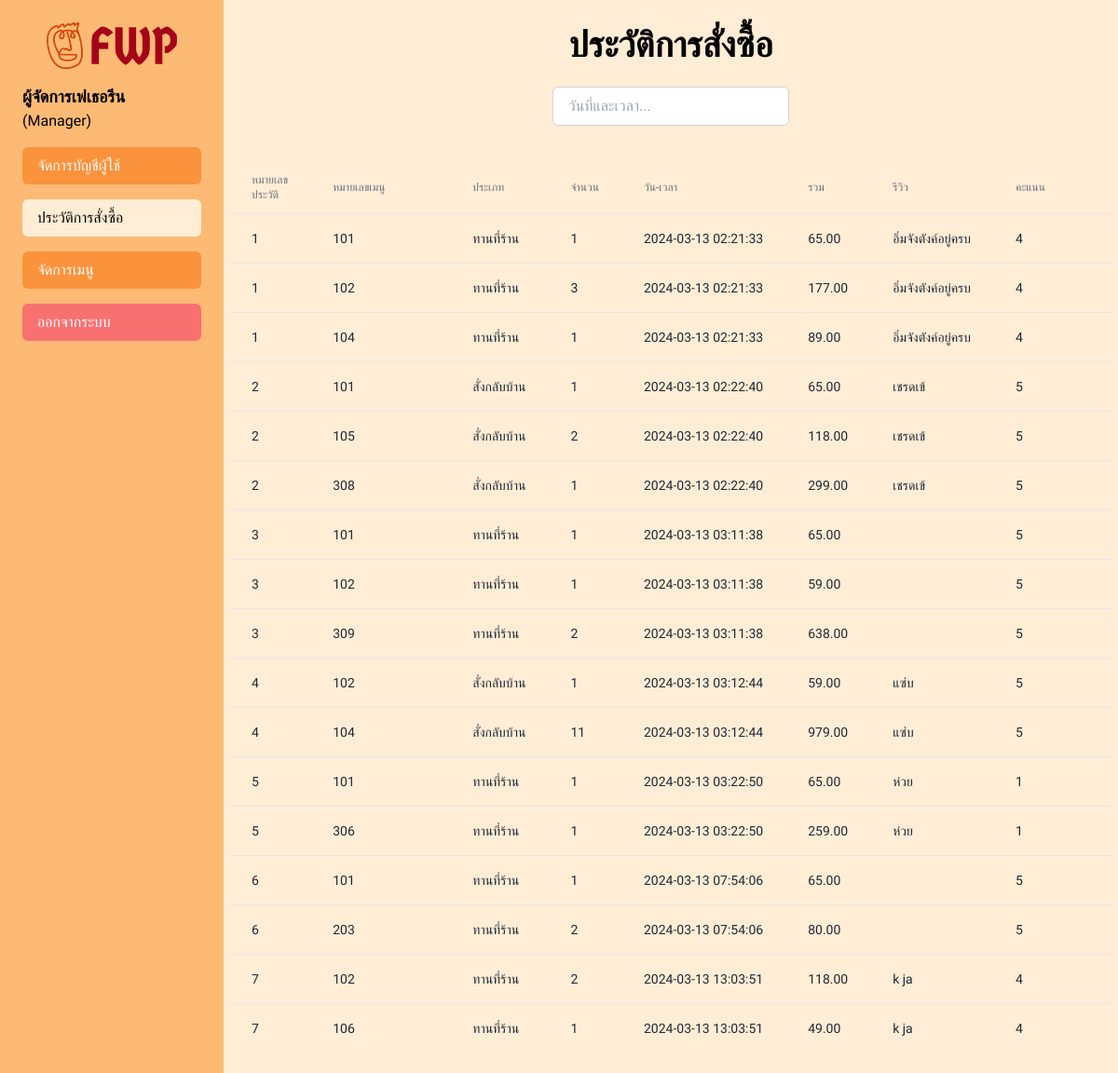
Page /history_manager.php (signed in) on the earlier database version.
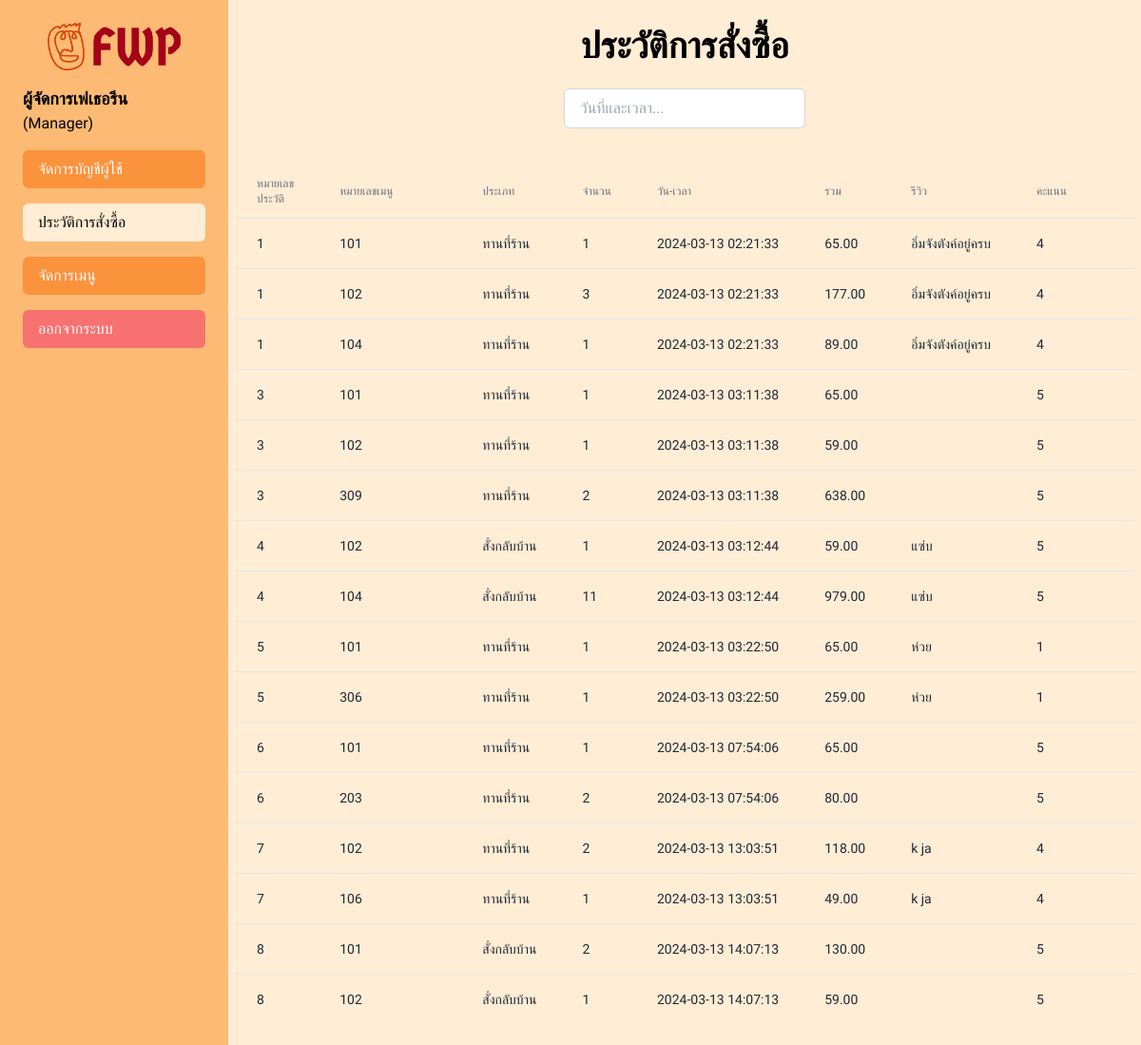
Same page on the later database version.
### tables this page shows
CREATE TABLE review (
    review_id INTEGER PRIMARY KEY AUTOINCREMENT,
    comment TEXT,
    score INTEGER
);

### history_order.php (the view, shortened to what this page needs)
<?php
$db = new MyDB();
$sql = "SELECT * FROM order_history;";
$ret = $db->query($sql);
if ($ret->numColumns() > 0) {
  while($row = $ret->fetchArray(SQLITE3_ASSOC)) {
    $query = "SELECT * FROM review WHERE review_id =" . $row['review_id'];
    $review_result = $db->query($query);
    $review_row = $review_result->fetchArray(SQLITE3_ASSOC);
    $comment = $review_row ? $review_row['comment'] : '';
    echo "<tr class=\"hover:bg-orange-200\">
              <td class=\"px-6 py-4 whitespace-nowrap text-sm text-gray-800 history-no\">" . $row["history_no"] . "</td>
              <td class=\"px-6 py-4 whitespace-nowrap text-sm text-gray-800 menu-no \">" . $row["menu_no"] . "</td>
              <td class=\"px-6 py-4 whitespace-nowrap text-sm text-gray-800 type\">" . $row["type"] . "</td>
              <td class=\"px-6 py-4 whitespace-nowrap text-sm text-gray-800 quantity\">" . $row["quantity"] . "</td>
              <td class=\"px-6 py-4 whitespace-nowrap text-sm text-gray-800 date_time\">" . $row["date_time"] . "</td>
              <td class=\"px-6 py-4 whitespace-nowrap text-sm text-gray-800 total\">" . number_format($row["total"], 2) . "</td>
              <td class=\"px-6 py-4 whitespace-nowrap text-sm text-gray-800 review-id\">" . $comment . "</td>
              <td class=\"px-6 py-4 whitespace-nowrap text-sm text-gray-800 review-score\">" . ($review_row ? $review_row['score'] : '') . "</td>
              <td class=\"px-6 py-4 whitespace-nowrap text-end text-sm font-medium\">
              </td>
            </tr>";
  }
}
?>

### history_manager.php (shortened to what this page needs)
<!DOCTYPE html>
<html lang="en">
<head>
  <link rel="stylesheet" href="style.css">
</head>
<body class="bg-orange-100 overflow-x-hidden">
<div class="main flex w-[100vw]">
        <div class="left bg-orange-300 p-6 w-1/5">
                    <a class="" href="main_manager.php"><img src="public/fwp-logo-color.png" class="my-0 mx-auto w-auto h-[50px]"></a>
                    <p id="welcome" class="mt-4 font-semibold text-lg"></p>
                    <p>(Manager)</p>
                    <form method="post">
                        <a href="manage_Accounts.php" class="block bg-orange-400 hover:bg-orange-500 text-white rounded-md text-base py-2 px-4 mt-4">จัดการบัญชีผู้ใช้</a>
                        <a href="history_manager.php" class="block bg-orange-100 hover:bg-orange-200 text-black rounded-md text-base py-2 px-4 mt-4">ประวัติการสั่งซื้อ</a>
                        <a href="menu_manager.php" class="block bg-orange-400 hover:bg-orange-500 text-white text-base rounded-md py-2 px-4 mt-4">จัดการเมนู</a>
                        <a href="logout.php" id="logout" class="block bg-red-400 hover:bg-red-500 text-white text-base rounded-md py-2 px-4 mt-4">ออกจากระบบ</a>
                    </form>
                </div>
  <div class="justify-center">
    <h1 class="font-bold text-[32px] text-center mt-5 sm:text-[38px]">ประวัติการสั่งซื้อ</h1>
    <div class="flex items-center justify-center my-4">
      <input type="text" id="searchInput" class="px-4 py-2 border border-gray-300 rounded-md focus:outline-none focus:ring-2 focus:ring-orange-300" placeholder="วันที่และเวลา...">
    </div>
    <div class="flex flex-col w-[80vw]">
      <div class="overflow-x-hidden mx-auto my-4">
        <div class="p-1.5 min-w-full inline-block align-middle">
          <div class="overflow-hidden">
            <table class="min-w-full divide-y divide-gray-200 rounded-md">
              <thead>
                <tr>
                  <th scope="col" class="px-6 py-3 text-start text-xs font-medium text-gray-500 uppercase">หมายเลขประวัติ</th>
                  <th scope="col" class="px-6 py-3 text-start text-xs font-medium text-gray-500 uppercase sm:w-[300px]">หมายเลขเมนู</th>
                  <th scope="col" class="px-6 py-3 text-start text-xs font-medium text-gray-500 uppercase">ประเภท</th>
                  <th scope="col" class="px-6 py-3 text-start text-xs font-medium text-gray-500 uppercase">จำนวน</th>
                  <th scope="col" class="px-6 py-3 text-start text-xs font-medium text-gray-500 uppercase">วัน-เวลา</th>
                  <th scope="col" class="px-6 py-3 text-start text-xs font-medium text-gray-500 uppercase">รวม</th>
                  <th scope="col" class="px-6 py-3 text-start text-xs font-medium text-gray-500 uppercase">รีวิว</th>
                  <th scope="col" class="px-6 py-3 text-start text-xs font-medium text-gray-500 uppercase">คะแนน</th>
                </tr>
              </thead>
              <tbody class="divide-y divide-gray-200 ">
                <?php
                  require_once "history_order.php";
                ?>
              </tbody>
            </table>
          </div>
        </div>
      </div>
    </div>
  </div>
</div>
</body>
</html>

### style.css (style rules this page uses)
* { font-family: 'Prompt', sans-serif; }
html, :host { line-height: 1.5; -webkit-text-size-adjust: 100%; -moz-tab-size: 4; -o-tab-size: 4; tab-size: 4; font-family: ui-sans-serif, system-ui, sans-serif, "Apple Color Emoji", "Segoe UI Emoji", "Segoe UI Symbol", "Noto Color Emoji"; font-feature-settings: normal; font-variation-settings: normal; -webkit-tap-highlight-color: transparent; }
body { margin: 0; line-height: inherit; }
h1, h2, h3, h4, h5, h6 { font-size: inherit; font-weight: inherit; }
a { color: inherit; text-decoration: inherit; }
table { text-indent: 0; border-color: inherit; border-collapse: collapse; }
button, input, optgroup, select, textarea { font-family: inherit; font-feature-settings: inherit; font-variation-settings: inherit; font-size: 100%; font-weight: inherit; line-height: inherit; color: inherit; margin: 0; padding: 0; }
blockquote, dl, dd, h1, h2, h3, h4, h5, h6, hr, figure, p, pre { margin: 0; }
input::placeholder, textarea::placeholder { opacity: 1; color: #9ca3af; }
img, svg, video, canvas, audio, iframe, embed, object { display: block; vertical-align: middle; }
img, video { max-width: 100%; height: auto; }
.mx-auto { margin-left: auto; margin-right: auto; }
.my-0 { margin-top: 0px; margin-bottom: 0px; }
.my-4 { margin-top: 1rem; margin-bottom: 1rem; }
.mt-4 { margin-top: 1rem; }
.mt-5 { margin-top: 1.25rem; }
.block { display: block; }
.inline-block { display: inline-block; }
.flex { display: flex; }
.h-\[50px\] { height: 50px; }
.w-1\/5 { width: 20%; }
.w-\[100vw\] { width: 100vw; }
.w-auto { width: auto; }
.w-\[80vw\] { width: 80vw; }
.min-w-full { min-width: 100%; }
.flex-col { flex-direction: column; }
.items-center { align-items: center; }
.justify-center { justify-content: center; }
.divide-y > :not([hidden]) ~ :not([hidden]) { --tw-divide-y-reverse: 0; border-top-width: calc(1px * calc(1 - var(--tw-divide-y-reverse))); border-bottom-width: calc(1px * var(--tw-divide-y-reverse)); }
.divide-gray-200 > :not([hidden]) ~ :not([hidden]) { --tw-divide-opacity: 1; border-color: rgb(229 231 235 / var(--tw-divide-opacity)); }
.overflow-hidden { overflow: hidden; }
.overflow-x-hidden { overflow-x: hidden; }
.whitespace-nowrap { white-space: nowrap; }
.rounded-md { border-radius: 0.375rem; }
.border { border-width: 1px; }
.border-gray-300 { --tw-border-opacity: 1; border-color: rgb(209 213 219 / var(--tw-border-opacity)); }
.bg-orange-100 { --tw-bg-opacity: 1; background-color: rgb(255 237 213 / var(--tw-bg-opacity)); }
.bg-orange-300 { --tw-bg-opacity: 1; background-color: rgb(253 186 116 / var(--tw-bg-opacity)); }
.bg-orange-400 { --tw-bg-opacity: 1; background-color: rgb(251 146 60 / var(--tw-bg-opacity)); }
.bg-red-400 { --tw-bg-opacity: 1; background-color: rgb(248 113 113 / var(--tw-bg-opacity)); }
.p-1\.5 { padding: 0.375rem; }
.p-6 { padding: 1.5rem; }
.px-4 { padding-left: 1rem; padding-right: 1rem; }
.px-6 { padding-left: 1.5rem; padding-right: 1.5rem; }
.py-2 { padding-top: 0.5rem; padding-bottom: 0.5rem; }
.py-3 { padding-top: 0.75rem; padding-bottom: 0.75rem; }
.py-4 { padding-top: 1rem; padding-bottom: 1rem; }
.text-center { text-align: center; }
.text-start { text-align: start; }
.text-end { text-align: end; }
.align-middle { vertical-align: middle; }
.text-\[32px\] { font-size: 32px; }
.text-base { font-size: 1rem; line-height: 1.5rem; }
.text-lg { font-size: 1.125rem; line-height: 1.75rem; }
.text-sm { font-size: 0.875rem; line-height: 1.25rem; }
.text-xs { font-size: 0.75rem; line-height: 1rem; }
.font-bold { font-weight: 700; }
.font-medium { font-weight: 500; }
.font-semibold { font-weight: 600; }
.uppercase { text-transform: uppercase; }
.text-gray-500 { --tw-text-opacity: 1; color: rgb(107 114 128 / var(--tw-text-opacity)); }
.text-gray-800 { --tw-text-opacity: 1; color: rgb(31 41 55 / var(--tw-text-opacity)); }
.text-white { --tw-text-opacity: 1; color: rgb(255 255 255 / var(--tw-text-opacity)); }
.text-black { --tw-text-opacity: 1; color: rgb(0 0 0 / var(--tw-text-opacity)); }
@media (min-width: 640px) { .sm\:w-\[300px\] { width: 300px; } }
@media (min-width: 640px) { .sm\:text-\[38px\] { font-size: 38px; } }

### history_manager.php (style rules this page uses)
body, html { height: 100%; margin: 0; padding: 0; }
.main { min-height: 100%; display: flex; }

Differences in the rows shown:
removed review: comment "เชรดเข้", score "5"
added review: score "5"
Other differences:
new list line: "8 101 สั่งกลับบ้าน 2 2024-03-13 14:07:13 130.00"
new list line: "8 102 สั่งกลับบ้าน 1 2024-03-13 14:07:13 59.00"
list line gone: "2 101 สั่งกลับบ้าน 1 2024-03-13 02:22:40 65.00"
list line gone: "2 105 สั่งกลับบ้าน 2 2024-03-13 02:22:40 118.00"
list line gone: "2 308 สั่งกลับบ้าน 1 2024-03-13 02:22:40 299.00"
